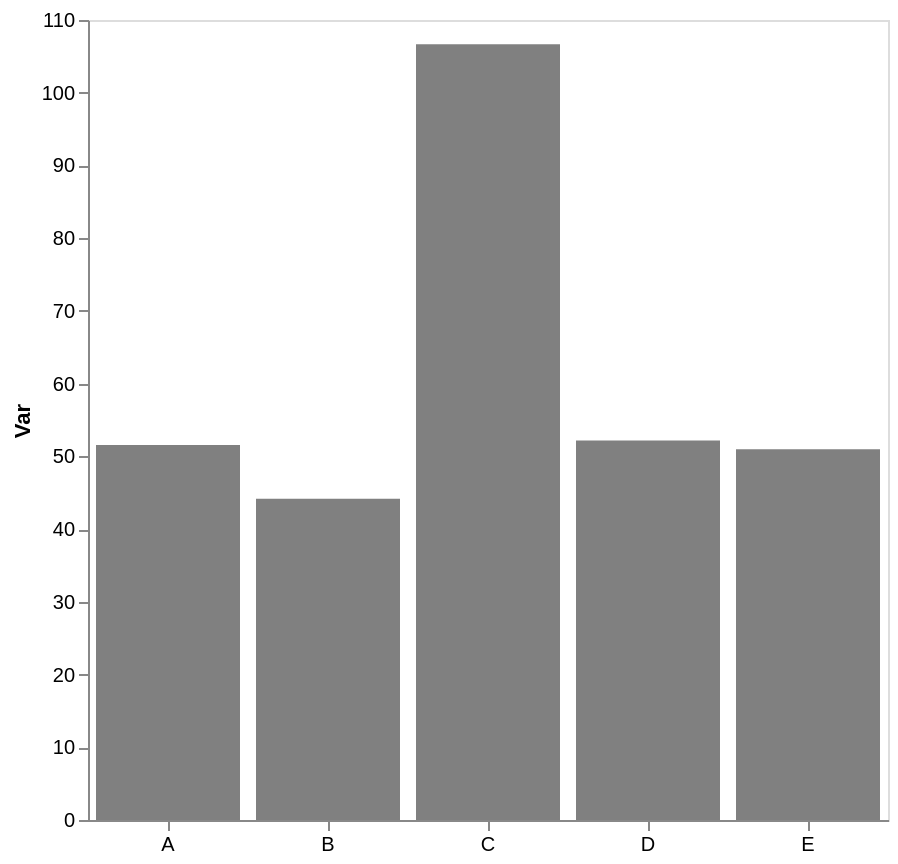

The Vega-Lite source for this figure:
### Vega-Lite specification from a JSON file in a GitHub repository (floating-point values rounded to 4 significant figures)
{"config": {"view": {"continuousWidth": 300, "continuousHeight": 300}, "axis": {"grid": false}, "bar": {"color": "gray"}}, "data": {"name": "data-ff39bae53fe1347623671ce0025bf678"}, "mark": {"type": "bar"}, "encoding": {"x": {"axis": {"labelAngle": 0, "title": null}, "field": "cat", "type": "nominal"}, "y": {"aggregate": "mean", "axis": {"title": "Var"}, "field": "var1", "type": "quantitative"}}, "height": 400, "width": 400, "$schema": "https://vega.github.io/schema/vega-lite/v5.17.0.json", "datasets": {"data-ff39bae53fe1347623671ce0025bf678": [{"cat": "A", "var1": 48.23, "var2": 58.13}, {"cat": "E", "var1": 50.95, "var2": 51.46}, {"cat": "E", "var1": 45.39, "var2": 53.69}, {"cat": "B", "var1": 43.05, "var2": 42.5}, {"cat": "D", "var1": 43.07, "var2": 58.21}, {"cat": "D", "var1": 51.93, "var2": 44.83}, {"cat": "D", "var1": 61.51, "var2": 49.14}, {"cat": "B", "var1": 45.28, "var2": 48.62}, {"cat": "A", "var1": 48.04, "var2": 63.18}, {"cat": "A", "var1": 58.4, "var2": 56.92}, {"cat": "C", "var1": 106.7, "var2": 63.49}, {"cat": "E", "var1": 56.57, "var2": 46.9}]}}
